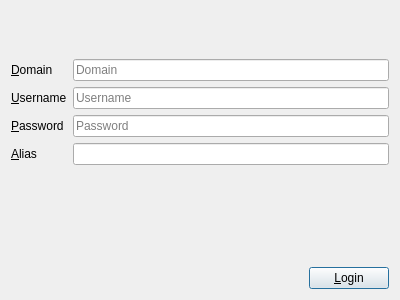
<?xml version="1.0" encoding="UTF-8"?>
<ui version="4.0">
 <class>LoginDialog</class>
 <widget class="QDialog" name="LoginDialog">
  <property name="geometry">
   <rect>
    <x>0</x>
    <y>0</y>
    <width>400</width>
    <height>300</height>
   </rect>
  </property>
  <property name="windowTitle">
   <string>Login</string>
  </property>
  <property name="windowIcon">
   <iconset resource="resource.qrc">
    <normaloff>:/icons/img/icon.ico</normaloff>:/icons/img/icon.ico</iconset>
  </property>
  <layout class="QVBoxLayout" name="verticalLayout">
   <item>
    <spacer name="verticalSpacer">
     <property name="orientation">
      <enum>Qt::Vertical</enum>
     </property>
     <property name="sizeType">
      <enum>QSizePolicy::Fixed</enum>
     </property>
     <property name="sizeHint" stdset="0">
      <size>
       <width>20</width>
       <height>48</height>
      </size>
     </property>
    </spacer>
   </item>
   <item>
    <layout class="QGridLayout" name="gridLayout">
     <item row="0" column="0">
      <widget class="QLabel" name="domain_label">
       <property name="text">
        <string>&amp;Domain</string>
       </property>
       <property name="buddy">
        <cstring>domain_lineEdit</cstring>
       </property>
      </widget>
     </item>
     <item row="0" column="1">
      <widget class="QLineEdit" name="domain_lineEdit">
       <property name="placeholderText">
        <string>Domain</string>
       </property>
      </widget>
     </item>
     <item row="1" column="1">
      <widget class="QLineEdit" name="username_lineEdit">
       <property name="placeholderText">
        <string>Username</string>
       </property>
      </widget>
     </item>
     <item row="1" column="0">
      <widget class="QLabel" name="username_label">
       <property name="text">
        <string>&amp;Username</string>
       </property>
       <property name="buddy">
        <cstring>username_lineEdit</cstring>
       </property>
      </widget>
     </item>
     <item row="2" column="0">
      <widget class="QLabel" name="password_label">
       <property name="text">
        <string>&amp;Password</string>
       </property>
       <property name="buddy">
        <cstring>password_lineEdit</cstring>
       </property>
      </widget>
     </item>
     <item row="2" column="1">
      <widget class="QLineEdit" name="password_lineEdit">
       <property name="echoMode">
        <enum>QLineEdit::Password</enum>
       </property>
       <property name="placeholderText">
        <string>Password</string>
       </property>
      </widget>
     </item>
     <item row="3" column="0">
      <widget class="QLabel" name="alias_label">
       <property name="text">
        <string>&amp;Alias</string>
       </property>
       <property name="buddy">
        <cstring>alias_lineEdit</cstring>
       </property>
      </widget>
     </item>
     <item row="3" column="1">
      <widget class="QLineEdit" name="alias_lineEdit">
       <property name="echoMode">
        <enum>QLineEdit::Normal</enum>
       </property>
      </widget>
     </item>
    </layout>
   </item>
   <item>
    <widget class="QLabel" name="error_label">
     <property name="styleSheet">
      <string notr="true">color: red</string>
     </property>
     <property name="wordWrap">
      <bool>true</bool>
     </property>
    </widget>
   </item>
   <item>
    <spacer name="verticalSpacer_2">
     <property name="orientation">
      <enum>Qt::Vertical</enum>
     </property>
     <property name="sizeHint" stdset="0">
      <size>
       <width>20</width>
       <height>83</height>
      </size>
     </property>
    </spacer>
   </item>
   <item>
    <layout class="QHBoxLayout" name="horizontalLayout">
     <item>
      <spacer name="horizontalSpacer">
       <property name="orientation">
        <enum>Qt::Horizontal</enum>
       </property>
       <property name="sizeHint" stdset="0">
        <size>
         <width>40</width>
         <height>20</height>
        </size>
       </property>
      </spacer>
     </item>
     <item>
      <widget class="QPushButton" name="login_pushButton">
       <property name="text">
        <string>&amp;Login</string>
       </property>
      </widget>
     </item>
    </layout>
   </item>
  </layout>
 </widget>
 <tabstops>
  <tabstop>domain_lineEdit</tabstop>
  <tabstop>username_lineEdit</tabstop>
  <tabstop>password_lineEdit</tabstop>
  <tabstop>alias_lineEdit</tabstop>
  <tabstop>login_pushButton</tabstop>
 </tabstops>
 <resources>
  <include location="resource.qrc"/>
 </resources>
 <connections/>
</ui>
